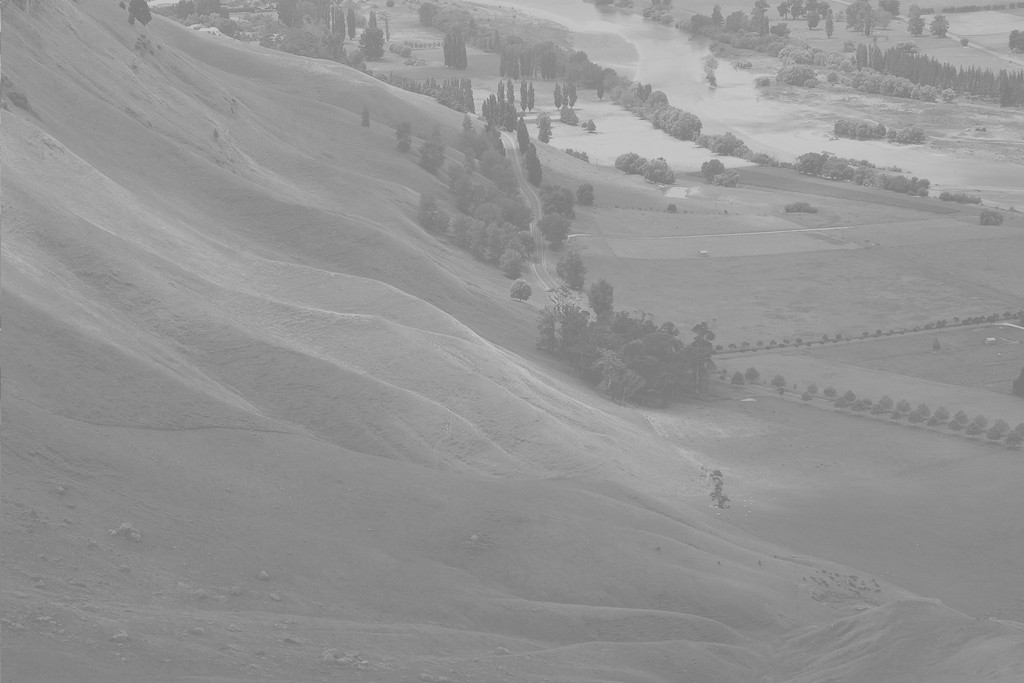
#> input picture courses/semester_3/ImagingAI/3/ex3/hawkes_bay_raw.jpg, 1024 x 683 px
$ python 3.py
#> lines starting #> are read from the running program, lines starting #| are printed output that depends on the picture
# 3.1
# delta x = 0.05mm^{-1}
# f_{Nyquist-Shannon} = 2 * (1/delta x) = 10mm^{-1} - not enough! not sufficient to capture the high-frequency content of the analogue signal without aliasing.
# should use delta x = 0.0005mm

# 3.2
# 3 2 2 2 2 2
# 3 2 1 1 1 2
# 3 2 1 p 1 2
# 3 2 1 1 1 2
# 3 2 2 2 2 2

# 3.4
# a)
#   point operation - transformation is applied on each pixel independantly (!)
#   local operation - transformation is depended on the neighborhood of the pixel (e.g. blurring)
# b)
#   homogeneous -
#   inhomogeneous -

# 3.5
# a) f(i,j) = 1 if b(i,j) == 0 else 0
# b) f(i,j) = 255 - b(i,j)

# 3.6
import cv2
import numpy as np
import matplotlib.pyplot as plt


image = cv2.imread('hawkes_bay_raw.jpg', cv2.IMREAD_GRAYSCALE)
#> image is the input picture: shape (683, 1024); min 114, max 208, mean 148

def add_salt_and_pepper_noise(image, salt_prob, pepper_prob):
#> called with salt_prob = 0.02, pepper_prob = 0.02
    noisy_image = image.copy()
    total_pixels = image.size
#> total_pixels = 699392
    num_salt = np.ceil(salt_prob * total_pixels)
#> num_salt = 13988
    num_pepper = np.ceil(pepper_prob * total_pixels)
#> num_pepper = 13988
    # Add Salt
    salt_coords = [np.random.randint(0, i - 1, int(num_salt)) for i in image.shape]
    noisy_image[salt_coords[0], salt_coords[1]] = 255
    # Add Pepper
    pepper_coords = [np.random.randint(0, i - 1, int(num_pepper)) for i in image.shape]
    noisy_image[pepper_coords[0], pepper_coords[1]] = 0
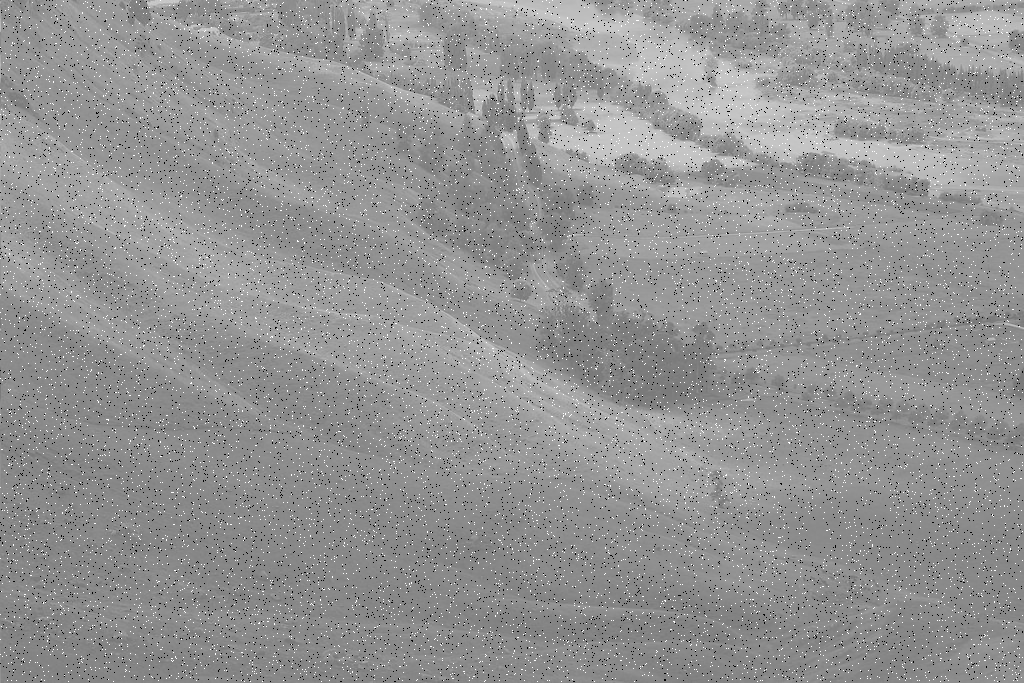
#> noisy_image: shape (683, 1024); min 0, max 255, mean 147.1
    return noisy_image
noisy_image = add_salt_and_pepper_noise(image, 0.02, 0.02)

plt.figure(figsize=(10, 5))
plt.subplot(1, 2, 1)
plt.imshow(image, cmap='gray')
plt.title('Original Image')
plt.subplot(1, 2, 2)
plt.imshow(noisy_image, cmap='gray')
plt.title('Noisy Image')
plt.show()
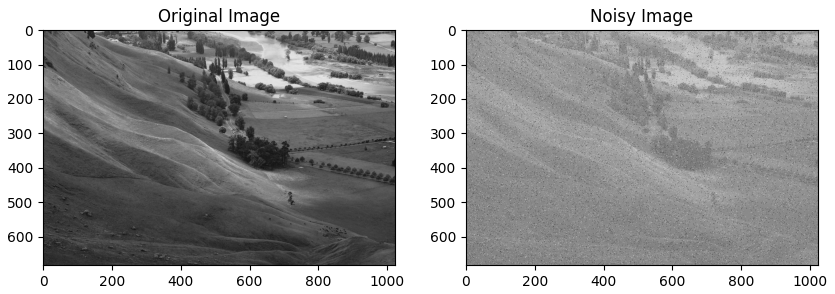
#> figure drawn by matplotlib, 2 panels

def apply_average_filter(image, kernel_size):
#> called with kernel_size = 3
    kernel = np.ones((kernel_size, kernel_size), np.float32) / (kernel_size ** 2)
    return cv2.filter2D(image, -1, kernel)
average_filtered_3x3 = apply_average_filter(noisy_image, 3)
average_filtered_6x6 = apply_average_filter(noisy_image, 6)
average_filtered_9x9 = apply_average_filter(noisy_image, 9)


plt.figure(figsize=(14, 6))
plt.subplot(1, 3, 1)
plt.imshow(average_filtered_3x3, cmap='gray')
plt.title('Average Filter 3x3')
plt.subplot(1, 3, 2)
plt.imshow(average_filtered_6x6, cmap='gray')
plt.title('Average Filter 6x6')
plt.subplot(1, 3, 3)
plt.imshow(average_filtered_9x9, cmap='gray')
plt.title('Average Filter 9x9')
plt.show()
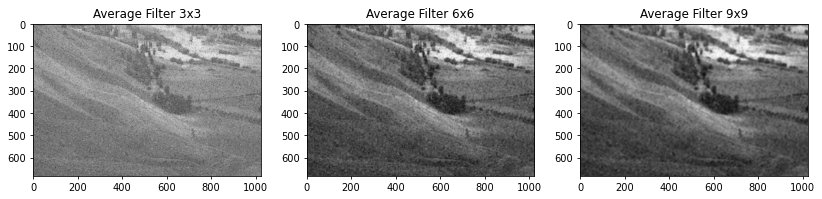
#> figure drawn by matplotlib, 3 panels

def apply_gaussian_filter(image, kernel_size):
#> called with kernel_size = 3
    return cv2.GaussianBlur(image, (kernel_size, kernel_size), 0)
gaussian_filtered_3x3 = apply_gaussian_filter(noisy_image.copy(), 3)
# gaussian_filtered_6x6 = apply_gaussian_filter(noisy_image.copy(), 6)
plt.figure(figsize=(10, 5))
plt.subplot(1, 2, 1)
plt.imshow(gaussian_filtered_3x3, cmap='gray')
plt.title('Gaussian Filter 3x3')
# plt.subplot(1, 2, 2)
# plt.imshow(gaussian_filtered_6x6, cmap='gray')
# plt.title('Gaussian Filter 6x6')
plt.show()
